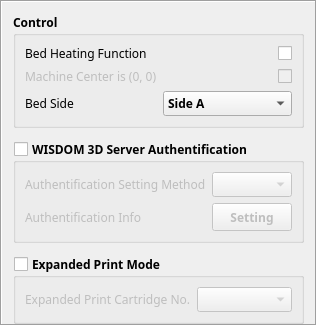
          <widget class="QFrame" name="frame_right">
           <property name="frameShape">
            <enum>QFrame::Box</enum>
           </property>
           <property name="frameShadow">
            <enum>QFrame::Sunken</enum>
           </property>
           <layout class="QVBoxLayout" name="verticalLayout_5">
            <property name="spacing">
             <number>12</number>
            </property>
            <property name="bottomMargin">
             <number>0</number>
            </property>
            <item>
             <widget class="QGroupBox" name="groupBox_control">
              <property name="font">
               <font>
                <family>맑은 고딕</family>
                <pointsize>9</pointsize>
                <weight>75</weight>
                <bold>true</bold>
               </font>
              </property>
              <property name="title">
               <string>Control</string>
              </property>
              <property name="flat">
               <bool>true</bool>
              </property>
              <layout class="QVBoxLayout" name="verticalLayout_6">
               <item>
                <widget class="QFrame" name="frame_control">
                 <layout class="QGridLayout" name="gridLayout_6" columnstretch="1,1">
                  <property name="leftMargin">
                   <number>0</number>
                  </property>
                  <property name="topMargin">
                   <number>0</number>
                  </property>
                  <property name="rightMargin">
                   <number>0</number>
                  </property>
                  <property name="bottomMargin">
                   <number>0</number>
                  </property>
                  <item row="2" column="1">
                   <widget class="QComboBox" name="comboBox_BedSide">
                    <property name="minimumSize">
                     <size>
                      <width>0</width>
                      <height>0</height>
                     </size>
                    </property>
                    <property name="font">
                     <font>
                      <family>맑은 고딕</family>
                      <pointsize>9</pointsize>
                      <weight>75</weight>
                      <bold>true</bold>
                     </font>
                    </property>
                    <property name="toolTip">
                     <string>bed_side_tooltip</string>
                    </property>
                    <item>
                     <property name="text">
                      <string notr="true">Side A</string>
                     </property>
                    </item>
                    <item>
                     <property name="text">
                      <string notr="true">Side B</string>
                     </property>
                    </item>
                   </widget>
                  </item>
                  <item row="0" column="0">
                   <widget class="QLabel" name="label_6">
                    <property name="font">
                     <font>
                      <family>맑은 고딕</family>
                      <pointsize>9</pointsize>
                      <weight>50</weight>
                      <bold>false</bold>
                     </font>
                    </property>
                    <property name="toolTip">
                     <string>bed_heating_function_tooltip</string>
                    </property>
                    <property name="text">
                     <string>Bed Heating Function</string>
                    </property>
                   </widget>
                  </item>
                  <item row="2" column="0">
                   <widget class="QLabel" name="label_bedSide">
                    <property name="font">
                     <font>
                      <family>맑은 고딕</family>
                      <pointsize>9</pointsize>
                      <weight>50</weight>
                      <bold>false</bold>
                     </font>
                    </property>
                    <property name="toolTip">
                     <string>bed_side_tooltip</string>
                    </property>
                    <property name="text">
                     <string>Bed Side</string>
                    </property>
                   </widget>
                  </item>
                  <item row="1" column="1">
                   <widget class="QCheckBox" name="checkBox_machine_center_is_zero">
                    <property name="enabled">
                     <bool>false</bool>
                    </property>
                    <property name="font">
                     <font>
                      <family>맑은 고딕</family>
                      <pointsize>9</pointsize>
                      <weight>75</weight>
                      <bold>true</bold>
                     </font>
                    </property>
                    <property name="toolTip">
                     <string>machine_center_is_zero_tooltip</string>
                    </property>
                    <property name="layoutDirection">
                     <enum>Qt::RightToLeft</enum>
                    </property>
                    <property name="text">
                     <string/>
                    </property>
                   </widget>
                  </item>
                  <item row="1" column="0">
                   <widget class="QLabel" name="label_7">
                    <property name="enabled">
                     <bool>false</bool>
                    </property>
                    <property name="font">
                     <font>
                      <family>맑은 고딕</family>
                      <pointsize>9</pointsize>
                      <weight>50</weight>
                      <bold>false</bold>
                     </font>
                    </property>
                    <property name="toolTip">
                     <string>machine_center_is_zero_tooltip</string>
                    </property>
                    <property name="text">
                     <string>Machine Center is (0, 0)</string>
                    </property>
                   </widget>
                  </item>
                  <item row="0" column="1">
                   <widget class="QCheckBox" name="checkBox_has_heated_bed">
                    <property name="font">
                     <font>
                      <family>맑은 고딕</family>
                      <pointsize>9</pointsize>
                      <weight>75</weight>
                      <bold>true</bold>
                     </font>
                    </property>
                    <property name="toolTip">
                     <string>bed_heating_function_tooltip</string>
                    </property>
                    <property name="layoutDirection">
                     <enum>Qt::RightToLeft</enum>
                    </property>
                    <property name="autoFillBackground">
                     <bool>false</bool>
                    </property>
                    <property name="text">
                     <string/>
                    </property>
                   </widget>
                  </item>
                  <item row="3" column="0">
                   <spacer name="verticalSpacer_2">
                    <property name="orientation">
                     <enum>Qt::Vertical</enum>
                    </property>
                    <property name="sizeHint" stdset="0">
                     <size>
                      <width>20</width>
                      <height>0</height>
                     </size>
                    </property>
                   </spacer>
                  </item>
                 </layout>
                </widget>
               </item>
              </layout>
             </widget>
            </item>
            <item>
             <widget class="QGroupBox" name="groupBox_authentification_mode">
              <property name="minimumSize">
               <size>
                <width>0</width>
                <height>0</height>
               </size>
              </property>
              <property name="font">
               <font>
                <family>맑은 고딕</family>
                <pointsize>9</pointsize>
                <weight>75</weight>
                <bold>true</bold>
               </font>
              </property>
              <property name="toolTip">
               <string>wisdom_3d_server_authentification_tooltip</string>
              </property>
              <property name="title">
               <string>WISDOM 3D Server Authentification</string>
              </property>
              <property name="flat">
               <bool>true</bool>
              </property>
              <property name="checkable">
               <bool>true</bool>
              </property>
              <property name="checked">
               <bool>false</bool>
              </property>
              <layout class="QGridLayout" name="gridLayout_5" columnstretch="1,1">
               <item row="1" column="0">
                <widget class="QLabel" name="label_authentification_info">
                 <property name="font">
                  <font>
                   <family>맑은 고딕</family>
                   <pointsize>9</pointsize>
                   <weight>50</weight>
                   <bold>false</bold>
                  </font>
                 </property>
                 <property name="toolTip">
                  <string>authentification_info_tooltip</string>
                 </property>
                 <property name="text">
                  <string>Authentification Info</string>
                 </property>
                </widget>
               </item>
               <item row="1" column="1">
                <widget class="QPushButton" name="pushButton_authentification_info">
                 <property name="minimumSize">
                  <size>
                   <width>0</width>
                   <height>28</height>
                  </size>
                 </property>
                 <property name="font">
                  <font>
                   <family>맑은 고딕</family>
                   <pointsize>9</pointsize>
                   <weight>75</weight>
                   <bold>true</bold>
                  </font>
                 </property>
                 <property name="toolTip">
                  <string>authentification_info_tooltip</string>
                 </property>
                 <property name="text">
                  <string>Setting</string>
                 </property>
                </widget>
               </item>
               <item row="0" column="0">
                <widget class="QLabel" name="label_authentification_setting_method">
                 <property name="font">
                  <font>
                   <family>맑은 고딕</family>
                   <pointsize>9</pointsize>
                   <weight>50</weight>
                   <bold>false</bold>
                  </font>
                 </property>
                 <property name="toolTip">
                  <string>authentification_setting_method_tooltip</string>
                 </property>
                 <property name="text">
                  <string>Authentification Setting Method</string>
                 </property>
                </widget>
               </item>
               <item row="0" column="1">
                <widget class="QComboBox" name="comboBox_authentification_setting_method">
                 <property name="minimumSize">
                  <size>
                   <width>0</width>
                   <height>0</height>
                  </size>
                 </property>
                 <property name="font">
                  <font>
                   <family>맑은 고딕</family>
                   <pointsize>9</pointsize>
                   <weight>75</weight>
                   <bold>true</bold>
                  </font>
                 </property>
                 <property name="toolTip">
                  <string>authentification_setting_method_tooltip</string>
                 </property>
                </widget>
               </item>
               <item row="2" column="0">
                <spacer name="verticalSpacer_3">
                 <property name="orientation">
                  <enum>Qt::Vertical</enum>
                 </property>
                 <property name="sizeHint" stdset="0">
                  <size>
                   <width>20</width>
                   <height>0</height>
                  </size>
                 </property>
                </spacer>
               </item>
              </layout>
             </widget>
            </item>
            <item>
             <widget class="QGroupBox" name="groupBox_expanded_print_mode">
              <property name="enabled">
               <bool>true</bool>
              </property>
              <property name="font">
               <font>
                <family>맑은 고딕</family>
                <pointsize>9</pointsize>
                <weight>75</weight>
                <bold>true</bold>
               </font>
              </property>
              <property name="toolTip">
               <string>expanded_print_mode_tooltip</string>
              </property>
              <property name="title">
               <string>Expanded Print Mode</string>
              </property>
              <property name="flat">
               <bool>true</bool>
              </property>
              <property name="checkable">
               <bool>true</bool>
              </property>
              <property name="checked">
               <bool>false</bool>
              </property>
              <layout class="QGridLayout" name="gridLayout_7" columnstretch="1,1">
               <item row="2" column="0">
                <widget class="QLabel" name="label_expanded_print_cartridge_index">
                 <property name="font">
                  <font>
                   <family>맑은 고딕</family>
                   <pointsize>9</pointsize>
                   <weight>50</weight>
                   <bold>false</bold>
                  </font>
                 </property>
                 <property name="toolTip">
                  <string>expanded_print_cartridge_index_tooltip</string>
                 </property>
                 <property name="text">
                  <string>Expanded Print Cartridge No.</string>
                 </property>
                </widget>
               </item>
               <item row="2" column="1">
                <widget class="QComboBox" name="comboBox_expanded_print_cartridge_index">
                 <property name="minimumSize">
                  <size>
                   <width>0</width>
                   <height>0</height>
                  </size>
                 </property>
                 <property name="font">
                  <font>
                   <family>맑은 고딕</family>
                   <pointsize>9</pointsize>
                   <weight>75</weight>
                   <bold>true</bold>
                  </font>
                 </property>
                 <property name="toolTip">
                  <string>expanded_print_cartridge_index_tooltip</string>
                 </property>
                </widget>
               </item>
              </layout>
             </widget>
            </item>
            <item>
             <spacer name="verticalSpacer_4">
              <property name="orientation">
               <enum>Qt::Vertical</enum>
              </property>
              <property name="sizeHint" stdset="0">
               <size>
                <width>20</width>
                <height>0</height>
               </size>
              </property>
             </spacer>
            </item>
           </layout>
          </widget>
